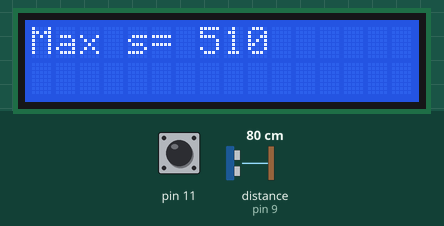
This sketch was run on a simulated Arduino Uno, built with avr-gcc and run on an emulated ATmega328P. Shown: 16×2 character LCD. Inputs (shaded band) come from the test bench; at power-on: distance to the obstacle (sensor on pin 9) 80 cm, pin 11 HIGH. The echo pulse lasts 58.3 µs per cm.

Above: at 5.3 s.
At 13.5 s:
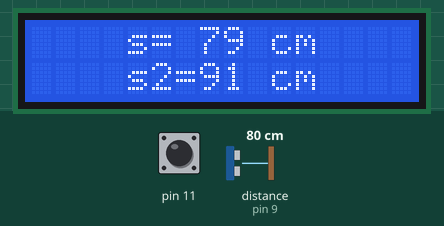
13.6 s: distance to the obstacle (sensor on pin 9) set to 250 cm
At 14.2 s:
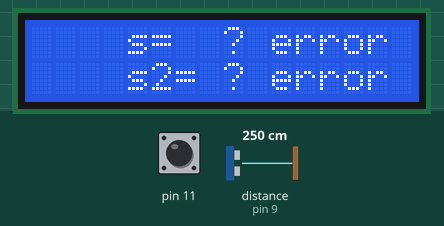
15.3 s: distance to the obstacle (sensor on pin 9) set to 2 cm
At 15.9 s:
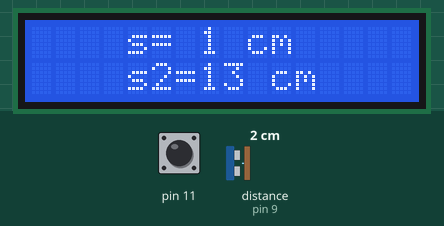
16.9 s: distance to the obstacle (sensor on pin 9) set to 299 cm
At 18.2 s:
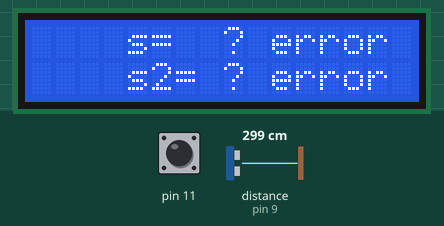
Timing chart, 0 to 19.9 s (numbered marks = the images above; inputs shaded):
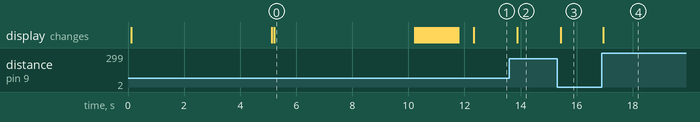

The sketch:

distance_v2.ino
```cpp
#include <LiquidCrystal.h>
#include <EEPROM.h>

LiquidCrystal lcd(7, 6, 5, 4, 3, 2);
int s, s2, m1, m2, m12;

/*==================================================*/

int distance(int out, int in)
{
  int t, s;
  digitalWrite(out,1);
  delayMicroseconds(10);
  digitalWrite(out,0);
  t=pulseIn(in,1,14868); /* ~ 510 [cm] */
  t=t/2;
  s=t*(0.0343);
  return s;
}

/*==================================================*/

void setup()
{
  int i, reset=0;
  pinMode (8, OUTPUT);
  pinMode (9, INPUT);
  pinMode (11, INPUT_PULLUP);

  lcd.begin(16, 2);
  lcd.clear();
  delay(50);
  lcd.print("Arduino distance");
  lcd.setCursor(0,1);
  lcd.print("meter");
  delay(5000);
  lcd.clear();
  delay(50);

  if(digitalRead(11)==0)
  {
    reset=1;
    EEPROM.write(1,0);
    EEPROM.write(2,0);
    delay(100);
    lcd.print("EEPROM {1,2}");
    lcd.setCursor(0,1);
    delay(50);
    lcd.print("reset");
    delay(5000);
    lcd.clear();
  }

  m1=EEPROM.read(1);
  m2=EEPROM.read(2);
  m12=m1+m2;
  delay(50);
  lcd.print("Max s= ");
  lcd.print(m12);
  if(reset)
    delay(2000);
  else
    delay(5000);

  lcd.setCursor(0,0);
  for(i=0;i<32;i++)
  {
    lcd.print("*");
    if(i==15) lcd.setCursor(0,1);
    delay(50);
  }
  delay(500);
  lcd.clear();
}

/*==================================================*/

void loop()
{
  s=distance(8, 9);
  s2=s+12;

  lcd.clear();
  lcd.setCursor(4,0);
  lcd.print("s=");
  lcd.setCursor(4,1);
  lcd.print("s2=");

  if (s!=0)
  {
    lcd.setCursor(7,0);
    lcd.print(s);
    lcd.print(" cm");
    lcd.setCursor(7,1);
    lcd.print(s2);
    lcd.print(" cm");

    if(s>m12)
    {
      delay(500);
      m12=m2=s;
      if(s>255)
      {
        m1=m2-255;
        m2=m12-m1;
      }
      EEPROM.write(1,m1);
      EEPROM.write(2,m2);
      delay(100);
      lcd.clear();
      lcd.print("Max s= ");
      lcd.print(m12);
      delay(1000);
    }
  }
  else
  {
    lcd.setCursor(7,0);
    lcd.print(" ? error");
    lcd.setCursor(7,1);
    lcd.print(" ? error");
  }
  delay(500);
}
```

Measured:
- after the input at 13.6 s, the display: changes after 0.28 s (image 2)
- after the input at 15.3 s, the display: changes after 0.13 s (image 3)
- after the input at 16.9 s, the display: changes after 0.06 s (image 4)
- what the display in image 0 shows lasts 5.0 s, from 5.2 s to 10.2 s
